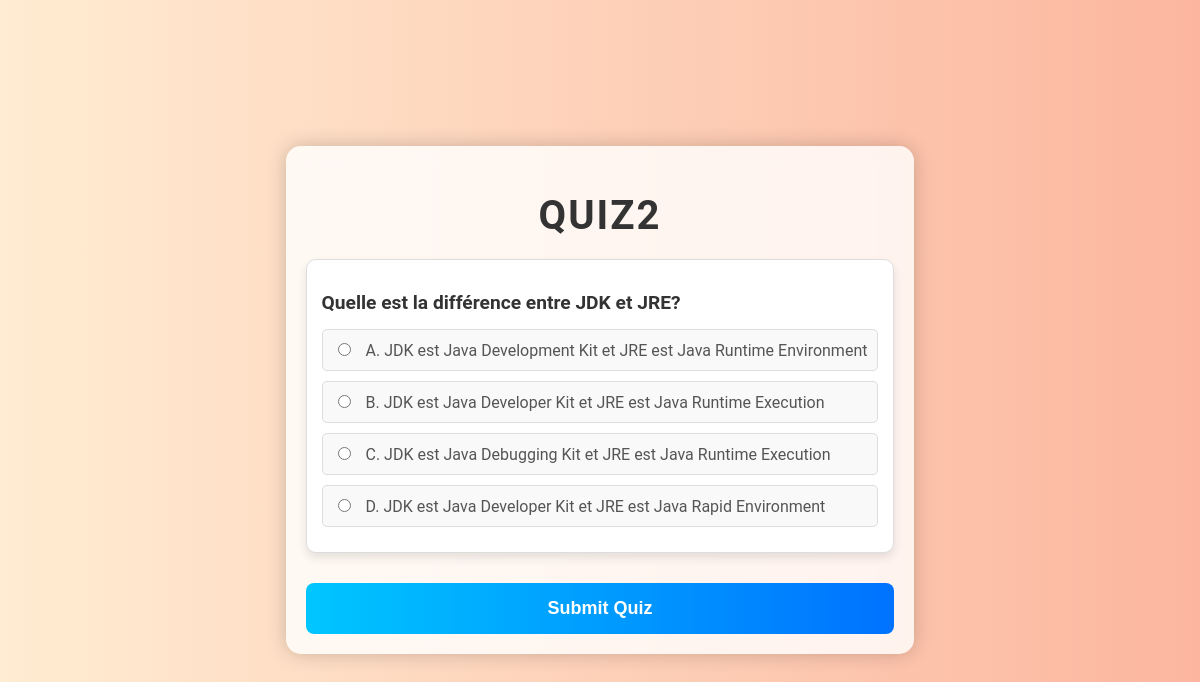
The page /programmes/quiz/2/ on the database its author committed.
### programmes/models.py (models this page shows)
class Quiz(models.Model):
    name = models.CharField(max_length=200)
    lesson = models.ForeignKey(Lesson, on_delete=models.CASCADE)
    score = models.IntegerField(default=0)

class Question(models.Model):
    quiz = models.ForeignKey(Quiz, on_delete=models.CASCADE)
    text = models.CharField(max_length=200)
    answer = models.CharField(max_length=200, blank=True, null=True)  # Autoriser les valeurs nulles

class Option(models.Model):
    question = models.ForeignKey(Question, on_delete=models.CASCADE)
    text = models.CharField(max_length=200)
    is_correct = models.BooleanField(default=False)

### programmes/views.py (the view, shortened to what this page needs)
# urls.py: path('quiz/<int:pk>/', QuizView.as_view(), name='quiz_view'),
class QuizView(DetailView):
    model = Quiz
    template_name = 'programmes/quiz.html'
    def get_context_data(self, **kwargs):
        context = super().get_context_data(**kwargs)
        context['questions'] = Question.objects.filter(quiz=self.object).prefetch_related('option_set')
        return context

### programmes/templates/programmes/quiz.html (shortened to what this page needs)
<!DOCTYPE html>
<html>
<head>
</head>
<body>
    <div class="container">
        <h1>{{ quiz.name }}</h1>
        <form method="post">
            {% for question in questions %}
                <div class="question">
                    <h2>{{ question.text }}</h2>
                    {% for option in question.option_set.all %}
                        <div class="option">
                            <input type="radio" id="option_{{ option.id }}" name="question_{{ question.id }}" value="{{ option.id }}">
                            <label for="option_{{ option.id }}">{{ option.text }}</label>
                        </div>
                    {% endfor %}
                </div>
            {% endfor %}
            <input type="submit" value="Submit Quiz" class="btn">
        </form>
    </div>
</body>
</html>

### programmes/templates/programmes/quiz.html (style rules this page uses)
body { font-family: 'Roboto', sans-serif; background: linear-gradient(to right, #ffecd2 0%, #fcb69f 100%); margin: 0; padding: 0; display: flex; justify-content: center; align-items: center; height: 100vh; }
.container { max-width: 800px; margin: 50px auto; padding: 20px; background: rgba(255, 255, 255, 0.8); box-shadow: 0 0 20px rgba(0, 0, 0, 0.2); border-radius: 15px; backdrop-filter: blur(10px); }
h1 { text-align: center; color: #333; font-size: 2.5em; margin-bottom: 20px; text-transform: uppercase; letter-spacing: 2px; }
h2 { color: #444; font-size: 1.5em; }
.question { margin-bottom: 30px; padding: 15px; background: #fff; border: 1px solid #ddd; border-radius: 10px; box-shadow: 0 5px 10px rgba(0, 0, 0, 0.1); }
.question h2 { font-size: 1.2em; margin-bottom: 15px; color: #333; }
.option { margin: 10px 0; padding: 10px; background: #f9f9f9; border: 1px solid #ddd; border-radius: 5px; transition: background-color 0.3s ease; }
label { margin-left: 8px; font-size: 16px; color: #555; }
.btn { display: block; width: 100%; padding: 15px; font-size: 18px; font-weight: bold; color: #fff; background: linear-gradient(to right, #00c6ff, #0072ff); border: none; border-radius: 8px; cursor: pointer; margin-top: 20px; transition: background 0.3s ease; }

### rows shown on the page
Quiz: name "QUIZ2"
Question: text "Quelle est la différence entre JDK et JRE?"
Option: text "A. JDK est Java Development Kit et JRE est Java Runtime Environment"
Option: text "B. JDK est Java Developer Kit et JRE est Java Runtime Execution"
Option: text "C. JDK est Java Debugging Kit et JRE est Java Runtime Execution"
Option: text "D. JDK est Java Developer Kit et JRE est Java Rapid Environment"
